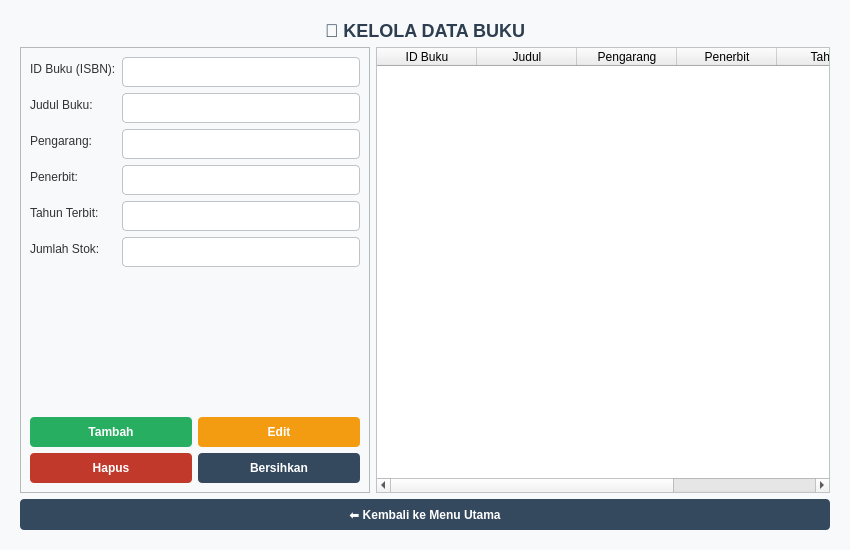
<?xml version="1.0" encoding="UTF-8"?>
<ui version="4.0">
 <class>KelolaBukuWindow</class>
 <widget class="QMainWindow" name="KelolaBukuWindow">
  <property name="geometry">
   <rect>
    <x>0</x>
    <y>0</y>
    <width>850</width>
    <height>550</height>
   </rect>
  </property>
  <property name="windowTitle">
   <string>Perpustakaan - Kelola Data Buku</string>
  </property>
  <property name="styleSheet">
   <string notr="true">QMainWindow {
    background-color: #F8F9FA;
}
QLabel#lblTitle {
    font-size: 18px;
    font-weight: bold;
    color: #2C3E50;
}
QLabel {
    font-size: 12px;
    color: #333;
}
QLineEdit {
    padding: 6px;
    border: 1px solid #BDC3C7;
    border-radius: 4px;
    background-color: white;
}
QLineEdit:focus {
    border: 1px solid #3498DB;
}
QPushButton {
    background-color: #34495E;
    color: white;
    border: none;
    border-radius: 4px;
    padding: 8px 15px;
    font-weight: bold;
}
QPushButton:hover {
    background-color: #415B76;
}
QPushButton#btnTambah {
    background-color: #27AE60;
}
QPushButton#btnTambah:hover {
    background-color: #2ECC71;
}
QPushButton#btnEdit {
    background-color: #F39C12;
}
QPushButton#btnEdit:hover {
    background-color: #F1C40F;
}
QPushButton#btnHapus {
    background-color: #C0392B;
}
QPushButton#btnHapus:hover {
    background-color: #E74C3C;
}
QTableWidget {
    background-color: white;
    border: 1px solid #BDC3C7;
    gridline-color: #ECF0F1;
}</string>
  </property>
  <widget class="QWidget" name="centralwidget">
   <layout class="QVBoxLayout" name="verticalLayoutMain">
    <property name="leftMargin">
     <number>20</number>
    </property>
    <property name="topMargin">
     <number>20</number>
    </property>
    <property name="rightMargin">
     <number>20</number>
    </property>
    <property name="bottomMargin">
     <number>20</number>
    </property>
    <item>
     <widget class="QLabel" name="lblTitle">
      <property name="text">
       <string>📖 KELOLA DATA BUKU</string>
      </property>
      <property name="alignment">
       <set>Qt::AlignCenter</set>
      </property>
     </widget>
    </item>
    <item>
     <layout class="QHBoxLayout" name="horizontalLayoutMain">
      <item>
       <widget class="QFrame" name="frameInput">
        <property name="maximumSize">
         <size>
          <width>350</width>
          <height>16777215</height>
         </size>
        </property>
        <property name="frameShape">
         <enum>QFrame::StyledPanel</enum>
        </property>
        <layout class="QVBoxLayout" name="verticalLayoutForm">
         <item>
          <layout class="QFormLayout" name="formLayout">
           <item row="0" column="0">
            <widget class="QLabel" name="lblIdBuku">
             <property name="text">
              <string>ID Buku (ISBN):</string>
             </property>
            </widget>
           </item>
           <item row="0" column="1">
            <widget class="QLineEdit" name="txtIdBuku"/>
           </item>
           <item row="1" column="0">
            <widget class="QLabel" name="lblJudul">
             <property name="text">
              <string>Judul Buku:</string>
             </property>
            </widget>
           </item>
           <item row="1" column="1">
            <widget class="QLineEdit" name="txtJudul"/>
           </item>
           <item row="2" column="0">
            <widget class="QLabel" name="lblPengarang">
             <property name="text">
              <string>Pengarang:</string>
             </property>
            </widget>
           </item>
           <item row="2" column="1">
            <widget class="QLineEdit" name="txtPengarang"/>
           </item>
           <item row="3" column="0">
            <widget class="QLabel" name="lblPenerbit">
             <property name="text">
              <string>Penerbit:</string>
             </property>
            </widget>
           </item>
           <item row="3" column="1">
            <widget class="QLineEdit" name="txtPenerbit"/>
           </item>
           <item row="4" column="0">
            <widget class="QLabel" name="lblTahun">
             <property name="text">
              <string>Tahun Terbit:</string>
             </property>
            </widget>
           </item>
           <item row="4" column="1">
            <widget class="QLineEdit" name="txtTahun"/>
           </item>
           <item row="5" column="0">
            <widget class="QLabel" name="lblStok">
             <property name="text">
              <string>Jumlah Stok:</string>
             </property>
            </widget>
           </item>
           <item row="5" column="1">
            <widget class="QLineEdit" name="txtStok"/>
           </item>
          </layout>
         </item>
         <item>
          <spacer name="verticalSpacer_Form">
           <property name="orientation">
            <enum>Qt::Vertical</enum>
           </property>
           <property name="sizeHint" stdset="0">
            <size>
             <width>20</width>
             <height>20</height>
            </size>
           </property>
          </spacer>
         </item>
         <item>
          <layout class="QGridLayout" name="gridLayoutButtons">
           <item row="0" column="0">
            <widget class="QPushButton" name="btnTambah">
             <property name="text">
              <string>Tambah</string>
             </property>
            </widget>
           </item>
           <item row="0" column="1">
            <widget class="QPushButton" name="btnEdit">
             <property name="text">
              <string>Edit</string>
             </property>
            </widget>
           </item>
           <item row="1" column="0">
            <widget class="QPushButton" name="btnHapus">
             <property name="text">
              <string>Hapus</string>
             </property>
            </widget>
           </item>
           <item row="1" column="1">
            <widget class="QPushButton" name="btnBersihkan">
             <property name="text">
              <string>Bersihkan</string>
             </property>
            </widget>
           </item>
          </layout>
         </item>
        </layout>
       </widget>
      </item>
      <item>
       <layout class="QVBoxLayout" name="verticalLayoutTable">
        <item>
         <widget class="QTableWidget" name="tableBuku">
          <property name="selectionBehavior">
           <enum>QAbstractItemView::SelectRows</enum>
          </property>
          <column>
           <property name="text">
            <string>ID Buku</string>
           </property>
          </column>
          <column>
           <property name="text">
            <string>Judul</string>
           </property>
          </column>
          <column>
           <property name="text">
            <string>Pengarang</string>
           </property>
          </column>
          <column>
           <property name="text">
            <string>Penerbit</string>
           </property>
          </column>
          <column>
           <property name="text">
            <string>Tahun</string>
           </property>
          </column>
          <column>
           <property name="text">
            <string>Stok</string>
           </property>
          </column>
         </widget>
        </item>
       </layout>
      </item>
     </layout>
    </item>
    <item>
     <widget class="QPushButton" name="btnKembali">
      <property name="text">
       <string>⬅ Kembali ke Menu Utama</string>
      </property>
     </widget>
    </item>
   </layout>
  </widget>
 </widget>
 <resources/>
 <connections/>
</ui>
